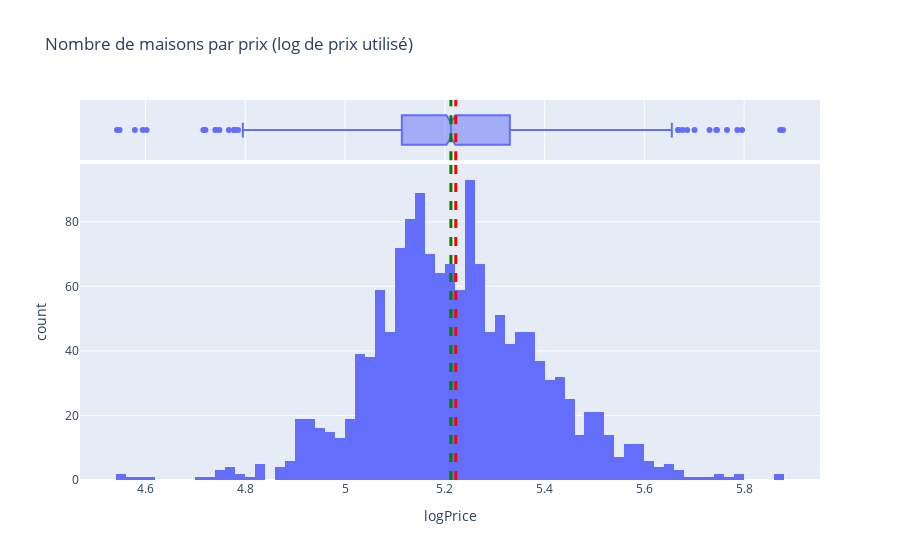

Notebook code cell kept with this figure:
### Code cell
# Première constatation : Afin d'avoir un peu de lisibilité, on applique un log à la valeur.
# On constate que le résultat est plus immédiatement séparable.
train_house["logPrice"] = train_house["SalePrice"].apply(lambda x : np.log10(x+1))
fig = px.histogram(train_house, x="logPrice", marginal="box", title = "Nombre de maisons par prix (log de prix utilisé)")
fig.add_vline(x=train_house["logPrice"].mean(), line_width=3, line_dash="dash", line_color="red")
fig.add_vline(x=train_house["logPrice"].median(), line_width=3, line_dash="dash", line_color="green")
fig.show()

### Figure 1 — Plotly figure (JSON) as saved in the notebook; plotly's stock layout.template omitted (floating-point values rounded to 4 significant figures; data arrays with more than 128 entries replaced by an {"elided": "..."} marker saying what was removed)
{"data": [{"alignmentgroup": "True", "bingroup": "x", "hovertemplate": "logPrice=%{x}<br>count=%{y}<extra></extra>", "legendgroup": "", "marker": {"color": "#636efa", "pattern": {"shape": ""}}, "name": "", "offsetgroup": "", "orientation": "v", "showlegend": false, "type": "histogram", "x": {"elided": "1460 float values"}, "xaxis": "x", "yaxis": "y"}, {"alignmentgroup": "True", "hovertemplate": "logPrice=%{x}<extra></extra>", "legendgroup": "", "marker": {"color": "#636efa"}, "name": "", "notched": true, "offsetgroup": "", "showlegend": false, "type": "box", "x": {"elided": "1460 float values"}, "xaxis": "x2", "yaxis": "y2"}], "layout": {"barmode": "relative", "legend": {"tracegroupgap": 0}, "shapes": [{"line": {"color": "red", "dash": "dash", "width": 3}, "type": "line", "x0": 5.222, "x1": 5.222, "xref": "x", "y0": 0, "y1": 1, "yref": "y domain"}, {"line": {"color": "red", "dash": "dash", "width": 3}, "type": "line", "x0": 5.222, "x1": 5.222, "xref": "x2", "y0": 0, "y1": 1, "yref": "y2 domain"}, {"line": {"color": "green", "dash": "dash", "width": 3}, "type": "line", "x0": 5.212, "x1": 5.212, "xref": "x", "y0": 0, "y1": 1, "yref": "y domain"}, {"line": {"color": "green", "dash": "dash", "width": 3}, "type": "line", "x0": 5.212, "x1": 5.212, "xref": "x2", "y0": 0, "y1": 1, "yref": "y2 domain"}], "title": {"text": "Nombre de maisons par prix (log de prix utilisé)"}, "xaxis": {"anchor": "y", "domain": [0, 1], "title": {"text": "logPrice"}}, "xaxis2": {"anchor": "y2", "domain": [0, 1], "matches": "x", "showgrid": true, "showticklabels": false}, "yaxis": {"anchor": "x", "domain": [0, 0.8316], "title": {"text": "count"}}, "yaxis2": {"anchor": "x2", "domain": [0.8416, 1], "matches": "y2", "showgrid": false, "showline": false, "showticklabels": false, "ticks": ""}}}
